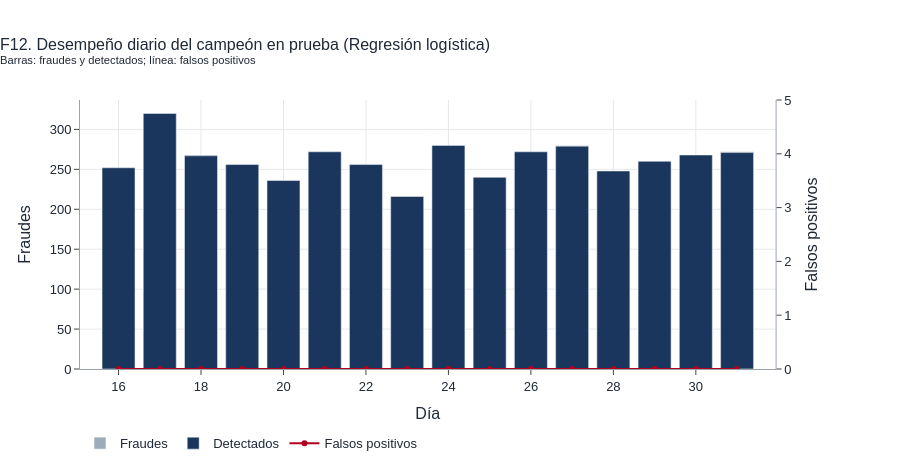

Here is the notebook cell this chart was saved with:
### Code cell
# 9.4 Desempeño diario en prueba y análisis de errores del campeón
diario = pd.DataFrame({"dia": dias_te, "y": y_te, "a": a_c}).groupby("dia").apply(
    lambda g: pd.Series({"fraudes": g["y"].sum(), "detectados": (g["a"] & (g["y"] == 1)).sum(),
                         "falsos_positivos": (g["a"] & (g["y"] == 0)).sum(), "alertas": g["a"].sum()}), include_groups=False)
diario["sensibilidad"] = diario["detectados"] / diario["fraudes"] * 100
fig = make_subplots(specs=[[{"secondary_y": True}]])
fig.add_bar(x=diario.index, y=diario["fraudes"], name="Fraudes", marker_color=COLOR_NEUTRAL, opacity=0.6)
fig.add_bar(x=diario.index, y=diario["detectados"], name="Detectados", marker_color=COLOR_LEGIT)
fig.add_scatter(x=diario.index, y=diario["falsos_positivos"], name="Falsos positivos", mode="lines+markers", line=dict(color=COLOR_FRAUD), secondary_y=True)
fig.update_layout(title=f"F12. Desempeño diario del campeón en prueba ({CAMPEON})<br><sup>Barras: fraudes y detectados; línea: falsos positivos</sup>",
                  barmode="overlay", height=470, margin=dict(t=100, b=90), legend=dict(orientation="h", y=-0.22))
fig.update_xaxes(title_text="Día"); fig.update_yaxes(title_text="Fraudes", secondary_y=False)
fig.update_yaxes(title_text="Falsos positivos", secondary_y=True, showgrid=False, range=[0, max(5, diario["falsos_positivos"].max() * 1.2)], dtick=1)
fig.show(); guardar_fig(fig, "F12_desempeno_diario")
print(f"Sensibilidad diaria mínima: {f_num(diario['sensibilidad'].min(), 2)}% (día {int(diario['sensibilidad'].idxmin())}); "
      + (f"falsos positivos: 0 en todos los días." if diario['falsos_positivos'].max() == 0 else f"falsos positivos diarios: entre {int(diario['falsos_positivos'].min())} y {int(diario['falsos_positivos'].max())}."))

Xe = X_te.assign(y=y_te, alerta=a_c, monto=m_te)
fn_c, fp_c = Xe[(Xe["y"] == 1) & ~Xe["alerta"]], Xe[(Xe["y"] == 0) & Xe["alerta"]]
def perfil(g):
    return {"n": len(g), "vaciamiento exacto": g["marca_vaciamiento"].sum(), "tramo 10 M": g["tramo_10m_con_saldo"].sum(),
            "saldo de origen 0": g["emisor_sin_saldo"].sum(), "monto > saldo": g["monto_excede_saldo"].sum(),
            "destino con historial": (g["dest_ops_previas_log"] > 0).sum(), "monto mediano": g["monto"].median() if len(g) else np.nan}
display(pd.DataFrame({"Fraudes no detectados": perfil(fn_c), "Falsos positivos": perfil(fp_c)}).T.style.format("{:,.0f}", na_rep="—"))
n_fn_firma = int(((fn_c["marca_vaciamiento"] == 1) | (fn_c["tramo_10m_con_saldo"] == 1)).sum())
print(f"Fraudes no detectados: {len(fn_c)}; de ellos {n_fn_firma} presentan alguna de las firmas y {len(fn_c) - n_fn_firma} no "
      f"(monto mediano {f_num(fn_c['monto'].median(), 0) if len(fn_c) else '—'} u.m.). Falsos positivos: {len(fp_c)}.")
err = r.loc[te].reset_index(drop=True).loc[(y_te == 1) & ~a_c, ["step", "type", "amount", "oldbalanceOrg", "isFlaggedFraud"]]
display(err)
if len(err):
    print(f"Fraudes no detectados que la regla vigente sí marca: {int(err['isFlaggedFraud'].sum())} de {len(err)}. "
          + ("Son los remanentes de un tramo de 10 millones (saldo − monto = 10.000.000) descriptos en la sección 7.6 del Notebook 1: "
             "combinar el modelo con la regla vigente cubriría todos los fraudes de prueba." if err["isFlaggedFraud"].all() else ""))

### Figure 1 — Plotly figure (JSON) as saved in the notebook; plotly's stock layout.template omitted (floating-point values rounded to 4 significant figures)
{"data": [{"marker": {"color": "#5C768D"}, "name": "Fraudes", "opacity": 0.6, "type": "bar", "x": [16, 17, 18, 19, 20, 21, 22, 23, 24, 25, 26, 27, 28, 29, 30, 31], "y": [252, 320, 268, 256, 236, 272, 256, 216, 280, 240, 272, 280, 248, 260, 268, 272]}, {"marker": {"color": "#1B365D"}, "name": "Detectados", "type": "bar", "x": [16, 17, 18, 19, 20, 21, 22, 23, 24, 25, 26, 27, 28, 29, 30, 31], "y": [252, 320, 267, 256, 236, 272, 256, 216, 280, 240, 272, 279, 248, 260, 268, 271]}, {"line": {"color": "#B00020"}, "mode": "lines+markers", "name": "Falsos positivos", "type": "scatter", "x": [16, 17, 18, 19, 20, 21, 22, 23, 24, 25, 26, 27, 28, 29, 30, 31], "xaxis": "x", "y": [0, 0, 0, 0, 0, 0, 0, 0, 0, 0, 0, 0, 0, 0, 0, 0], "yaxis": "y2"}], "layout": {"barmode": "overlay", "height": 470, "legend": {"orientation": "h", "y": -0.22}, "margin": {"b": 90, "t": 100}, "title": {"text": "F12. Desempeño diario del campeón en prueba (Regresión logística)<br><sup>Barras: fraudes y detectados; línea: falsos positivos</sup>"}, "xaxis": {"anchor": "y", "domain": [0.0, 0.94], "title": {"text": "Día"}}, "yaxis": {"anchor": "x", "domain": [0.0, 1.0], "title": {"text": "Fraudes"}}, "yaxis2": {"anchor": "x", "dtick": 1, "overlaying": "y", "range": [0, 5], "showgrid": false, "side": "right", "title": {"text": "Falsos positivos"}}}}
